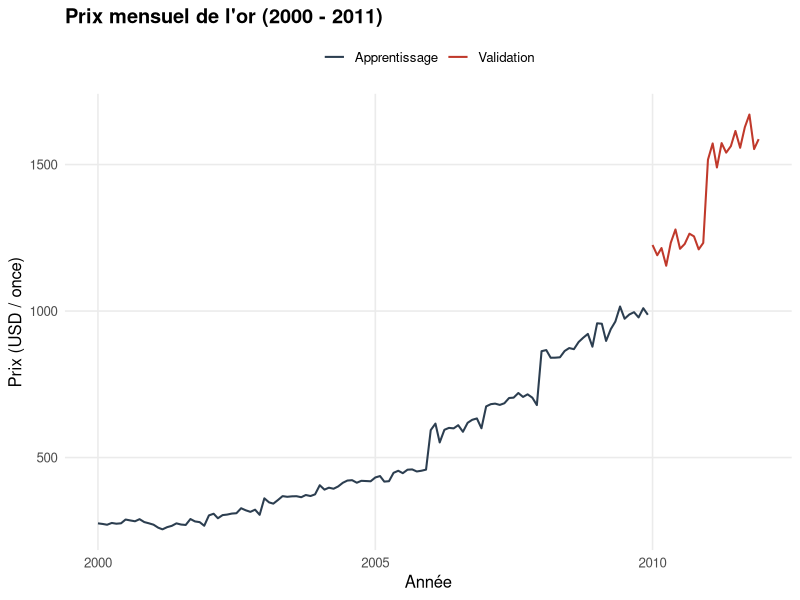
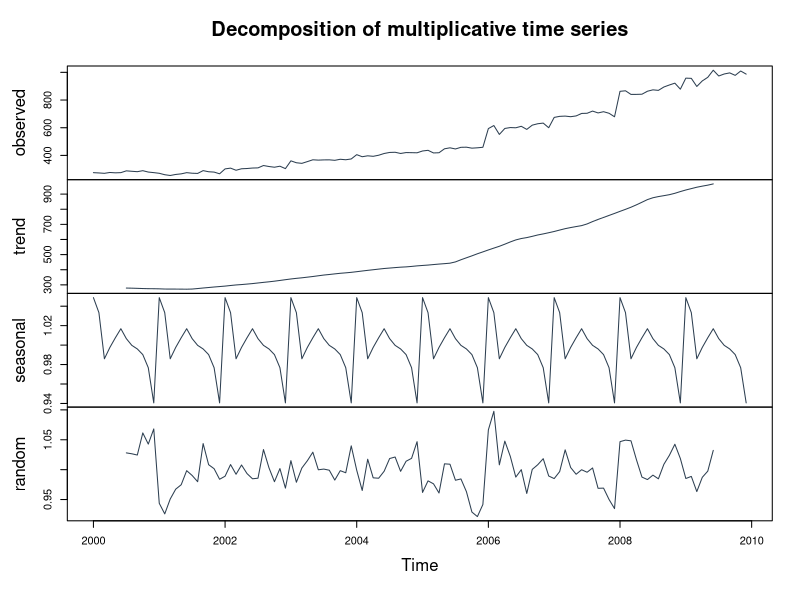
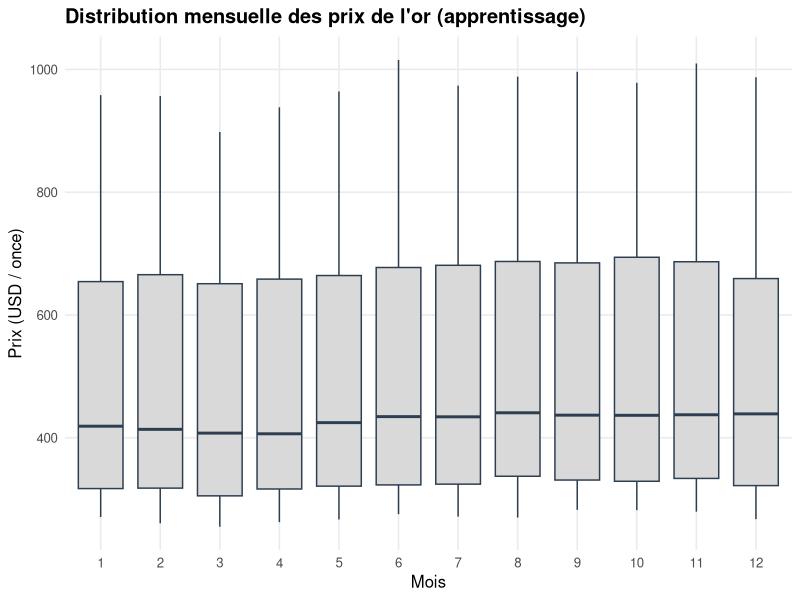
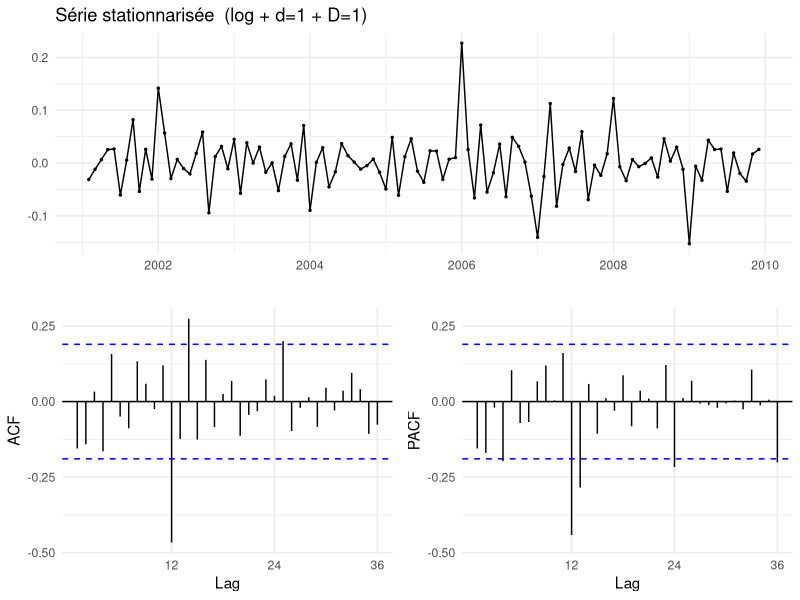
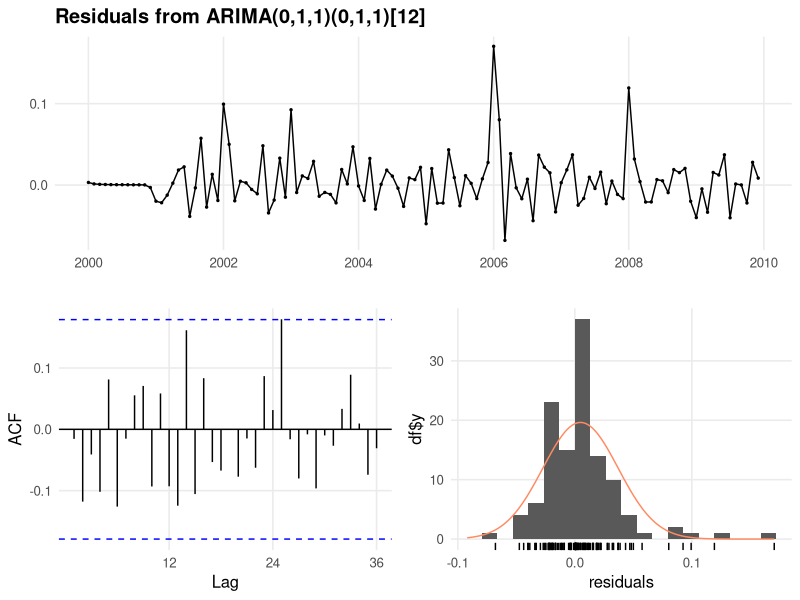
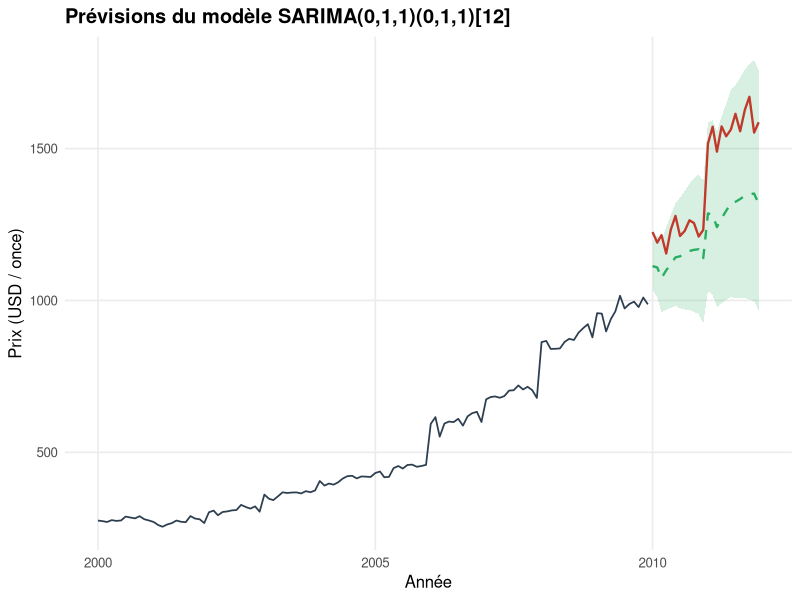
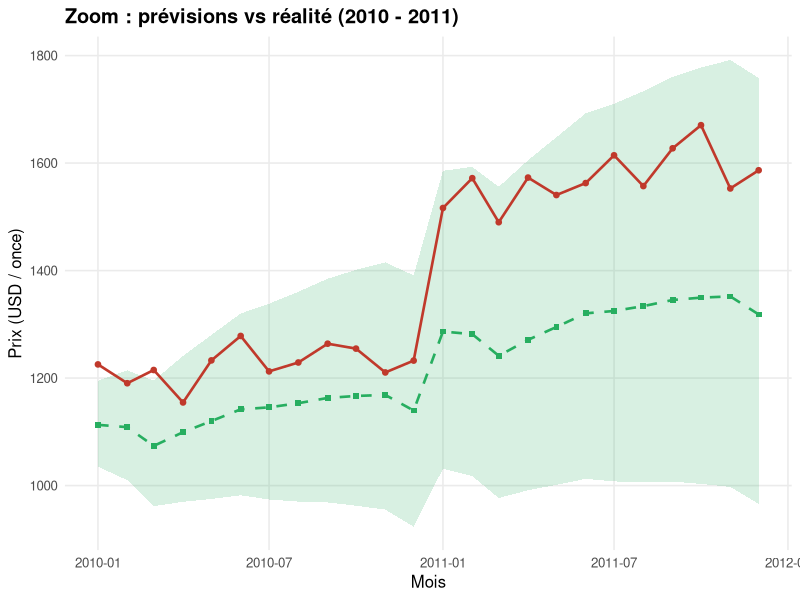
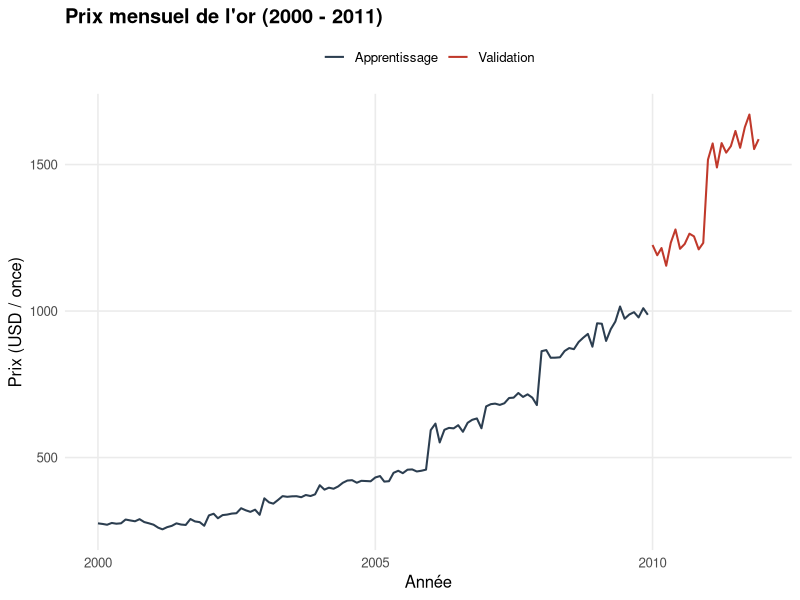

Source code (R) for these figures, in order:
# ============================================================================
#  Projet de Séries Chronologiques — Méthode de Box & Jenkins
#  Application à la série Prix mensuel de l'or (USD / once troy), 2000-2011
#
#  Fichier  : Projet_SC_GoldPrices.R
#  Données  : GoldPrices.txt   (colonnes : Month, Price)
#  Modèle   : SARIMA(0,1,1)(0,1,1)[12]
#
#  Packages requis : tseries, forecast, lmtest, ggplot2, scales
#  Installation (une seule fois) :
#    install.packages(c("tseries", "forecast", "lmtest", "ggplot2", "scales"))
# ============================================================================

# ---- 1. Importation des bibliothèques ----
suppressPackageStartupMessages({
  library(tseries)    # adf.test()
  library(forecast)   # Arima(), ggtsdisplay(), accuracy(), checkresiduals()
  library(lmtest)     # coeftest() — significativité des coefficients
  library(ggplot2)
  library(scales)
})

# Style sobre, en accord avec le rapport LaTeX
theme_set(theme_minimal(base_size = 12) +
            theme(panel.grid.minor = element_blank(),
                  plot.title = element_text(face = "bold")))

COLOR_PRIMARY <- "#2C3E50"   # apprentissage
COLOR_ACCENT  <- "#C0392B"   # validation / réel
COLOR_VALID   <- "#27AE60"   # prévision

# ---- 2. Chargement des données ----
df <- read.csv("GoldPrices.txt", stringsAsFactors = FALSE)
df$Month <- as.Date(paste0(df$Month, "-01"))      # YYYY-MM-DD
serie    <- ts(df$Price, start = c(2000, 1), frequency = 12)

cat("Nombre d'observations :", length(serie), "\n")
cat("Période :", format(min(df$Month), "%B %Y"), "—",
    format(max(df$Month), "%B %Y"), "\n")
cat(sprintf("Min : %.2f USD/once  |  Max : %.2f USD/once\n",
            min(serie), max(serie)))

# ---- 3. Découpage apprentissage / validation ----
train <- window(serie, end   = c(2009, 12))   # 120 obs.
test  <- window(serie, start = c(2010,  1))   #  24 obs.
n_test <- length(test)
cat(sprintf("Apprentissage : %d obs.   Validation : %d obs.\n",
            length(train), n_test))

# ---- 4. Représentation graphique ----
df_train <- data.frame(date  = as.Date(time(train)), prix = as.numeric(train),
                       bloc  = "Apprentissage")
df_test  <- data.frame(date  = as.Date(time(test)),  prix = as.numeric(test),
                       bloc  = "Validation")
df_full  <- rbind(df_train, df_test)

p1 <- ggplot(df_full, aes(date, prix, color = bloc)) +
  geom_line(linewidth = 0.7) +
  scale_color_manual(values = c("Apprentissage" = COLOR_PRIMARY,
                                "Validation"    = COLOR_ACCENT)) +
  labs(title = "Prix mensuel de l'or (2000 - 2011)",
       x = "Année", y = "Prix (USD / once)", color = NULL) +
  theme(legend.position = "top")
print(p1)
ggsave("figures/fig1_serie_complete_R.png", p1, width = 10, height = 5, dpi = 150)

# ---- 5. Décomposition multiplicative ----
decomp <- decompose(train, type = "multiplicative")
plot(decomp, col = COLOR_PRIMARY)

# Boxplot mensuel
df_box <- data.frame(mois = factor(cycle(train), levels = 1:12),
                     prix = as.numeric(train))
p_box <- ggplot(df_box, aes(mois, prix)) +
  geom_boxplot(fill = "grey85", color = COLOR_PRIMARY,
               outlier.color = COLOR_ACCENT) +
  labs(title = "Distribution mensuelle des prix de l'or (apprentissage)",
       x = "Mois", y = "Prix (USD / once)")
print(p_box)

# ---- 6. Test de stationnarité (ADF) ----
test_adf_resume <- function(s, nom) {
  r <- suppressWarnings(adf.test(s))
  data.frame(Serie       = nom,
             Stat_ADF    = round(unname(r$statistic), 4),
             p_value     = round(r$p.value, 4),
             Conclusion  = ifelse(r$p.value < 0.05, "Stationnaire", "Non stationnaire"))
}

train_log         <- log(train)
train_log_diff    <- diff(train_log,   lag = 1)
train_log_diff_s  <- diff(train_log_diff, lag = 12)

tab_adf <- rbind(
  test_adf_resume(train,            "Serie originale"),
  test_adf_resume(train_log,        "log(serie)"),
  test_adf_resume(train_log_diff,   "log + diff. d=1"),
  test_adf_resume(train_log_diff_s, "log + diff. d=1 + D=1")
)
print(tab_adf, row.names = FALSE)

# ---- 7. Corrélogrammes ACF / PACF ----
ggtsdisplay(train_log_diff_s, lag.max = 36,
            main = "Série stationnarisée  (log + d=1 + D=1)",
            theme = theme_minimal())

# ---- 8. Sélection et estimation du modèle SARIMA ----
candidats <- list(
  list(order = c(0, 1, 1), seasonal = c(0, 1, 1)),
  list(order = c(1, 1, 0), seasonal = c(0, 1, 1)),
  list(order = c(0, 1, 1), seasonal = c(1, 1, 0)),
  list(order = c(1, 1, 0), seasonal = c(1, 1, 0)),
  list(order = c(1, 1, 1), seasonal = c(1, 1, 1)),
  list(order = c(2, 1, 2), seasonal = c(1, 1, 1))
)

ajuster_un <- function(ord, sais) {
  m <- Arima(train_log, order = ord,
             seasonal = list(order = sais, period = 12),
             method = "ML")
  data.frame(Modele  = sprintf("SARIMA(%d,%d,%d)(%d,%d,%d)[12]",
                               ord[1], ord[2], ord[3],
                               sais[1], sais[2], sais[3]),
             AIC     = round(m$aic, 3),
             BIC     = round(BIC(m), 3),
             logLik  = round(as.numeric(logLik(m)), 3))
}

tab_modeles <- do.call(rbind,
                       lapply(candidats,
                              function(c) ajuster_un(c$order, c$seasonal)))
tab_modeles <- tab_modeles[order(tab_modeles$AIC), ]
print(tab_modeles, row.names = FALSE)

# Modèle final retenu : SARIMA(0,1,1)(0,1,1)[12]
modele_final <- Arima(train_log,
                      order    = c(0, 1, 1),
                      seasonal = list(order = c(0, 1, 1), period = 12),
                      method   = "ML")

cat("\n=== Coefficients estimés ===\n")
print(coeftest(modele_final))

cat(sprintf("\nAIC = %.3f   BIC = %.3f   logLik = %.3f   sigma² = %.6f\n",
            modele_final$aic, BIC(modele_final),
            as.numeric(logLik(modele_final)), modele_final$sigma2))

# ---- 9. Diagnostic des résidus ----
cat("\n=== Test de Ljung-Box ===\n")
lb_12 <- Box.test(residuals(modele_final), lag = 12,
                  type = "Ljung-Box", fitdf = 2)
lb_24 <- Box.test(residuals(modele_final), lag = 24,
                  type = "Ljung-Box", fitdf = 2)
print(lb_12); print(lb_24)

checkresiduals(modele_final)

# ---- 10. Prévision (avec correction de biais log-normale) ----
prev <- forecast(modele_final, h = n_test, level = 95)

# Prévision ponctuelle = exp(mu + sigma²/2)
sigma2_h <- (prev$upper - prev$mean) / qnorm(0.975)   # écart-type prévisionnel
sigma2_h <- sigma2_h^2
prev_moyenne <- exp(prev$mean + 0.5 * sigma2_h)
ic_lo  <- exp(prev$lower)
ic_hi  <- exp(prev$upper)

# Tableau des prévisions
tableau_prev <- data.frame(
  Date       = as.Date(time(test)),
  Reel       = round(as.numeric(test), 2),
  Prevision  = round(as.numeric(prev_moyenne), 2),
  IC95_bas   = round(as.numeric(ic_lo), 2),
  IC95_haut  = round(as.numeric(ic_hi), 2)
)
print(head(tableau_prev, 12), row.names = FALSE)

# Graphique des prévisions
df_prev <- data.frame(
  date     = as.Date(time(test)),
  reel     = as.numeric(test),
  pred     = as.numeric(prev_moyenne),
  ic_lo    = as.numeric(ic_lo),
  ic_hi    = as.numeric(ic_hi)
)

p2 <- ggplot() +
  geom_line(data = df_train, aes(date, prix),
            color = COLOR_PRIMARY, linewidth = 0.6) +
  geom_ribbon(data = df_prev,
              aes(x = date, ymin = ic_lo, ymax = ic_hi),
              fill = COLOR_VALID, alpha = 0.18) +
  geom_line(data = df_prev, aes(date, reel),
            color = COLOR_ACCENT, linewidth = 0.8) +
  geom_line(data = df_prev, aes(date, pred),
            color = COLOR_VALID, linewidth = 0.8, linetype = "dashed") +
  labs(title = "Prévisions du modèle SARIMA(0,1,1)(0,1,1)[12]",
       x = "Année", y = "Prix (USD / once)")
print(p2)
ggsave("figures/fig7_previsions_R.png", p2, width = 10, height = 5, dpi = 150)

# Zoom sur la période de validation
p3 <- ggplot(df_prev, aes(date)) +
  geom_ribbon(aes(ymin = ic_lo, ymax = ic_hi),
              fill = COLOR_VALID, alpha = 0.18) +
  geom_line (aes(y = reel), color = COLOR_ACCENT, linewidth = 0.9) +
  geom_point(aes(y = reel), color = COLOR_ACCENT, size = 1.6) +
  geom_line (aes(y = pred), color = COLOR_VALID, linewidth = 0.9,
             linetype = "dashed") +
  geom_point(aes(y = pred), color = COLOR_VALID, size = 1.6, shape = 15) +
  labs(title = "Zoom : prévisions vs réalité (2010 - 2011)",
       x = "Mois", y = "Prix (USD / once)")
print(p3)

# ---- 11. Évaluation ----
y  <- as.numeric(test)
yh <- as.numeric(prev_moyenne)
err <- y - yh

metriques <- data.frame(
  RMSE                   = round(sqrt(mean(err^2)), 3),
  MAE                    = round(mean(abs(err)),    3),
  `MAPE (%)`             = round(mean(abs(err / y)) * 100, 3),
  `Biais (erreur moy.)`  = round(mean(err), 3),
  check.names = FALSE
)
cat("\n=== Métriques d'évaluation ===\n")
print(metriques, row.names = FALSE)

# ---- Fin du script ----
cat("\nAnalyse terminée. Modèle SARIMA(0,1,1)(0,1,1)[12] validé.\n")
